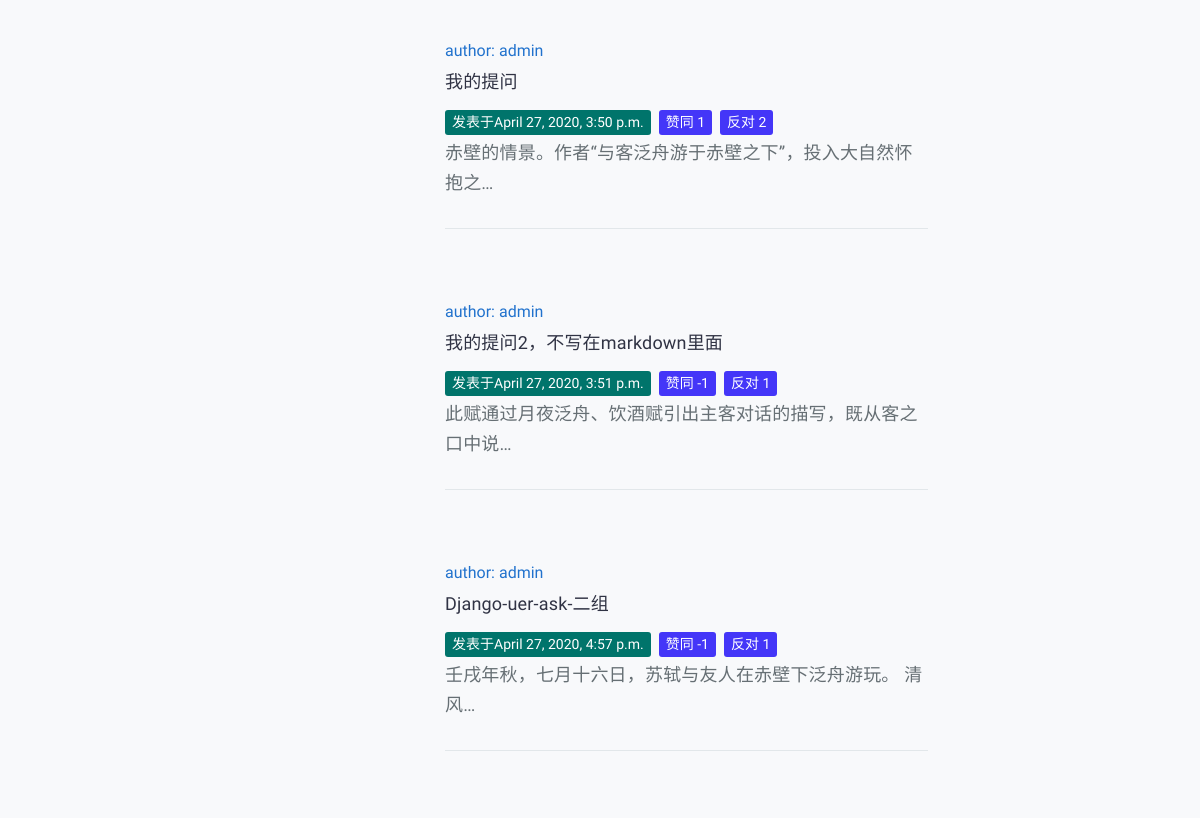
The page /question/my_center/ (signed in, middle part) on the database as committed earlier.
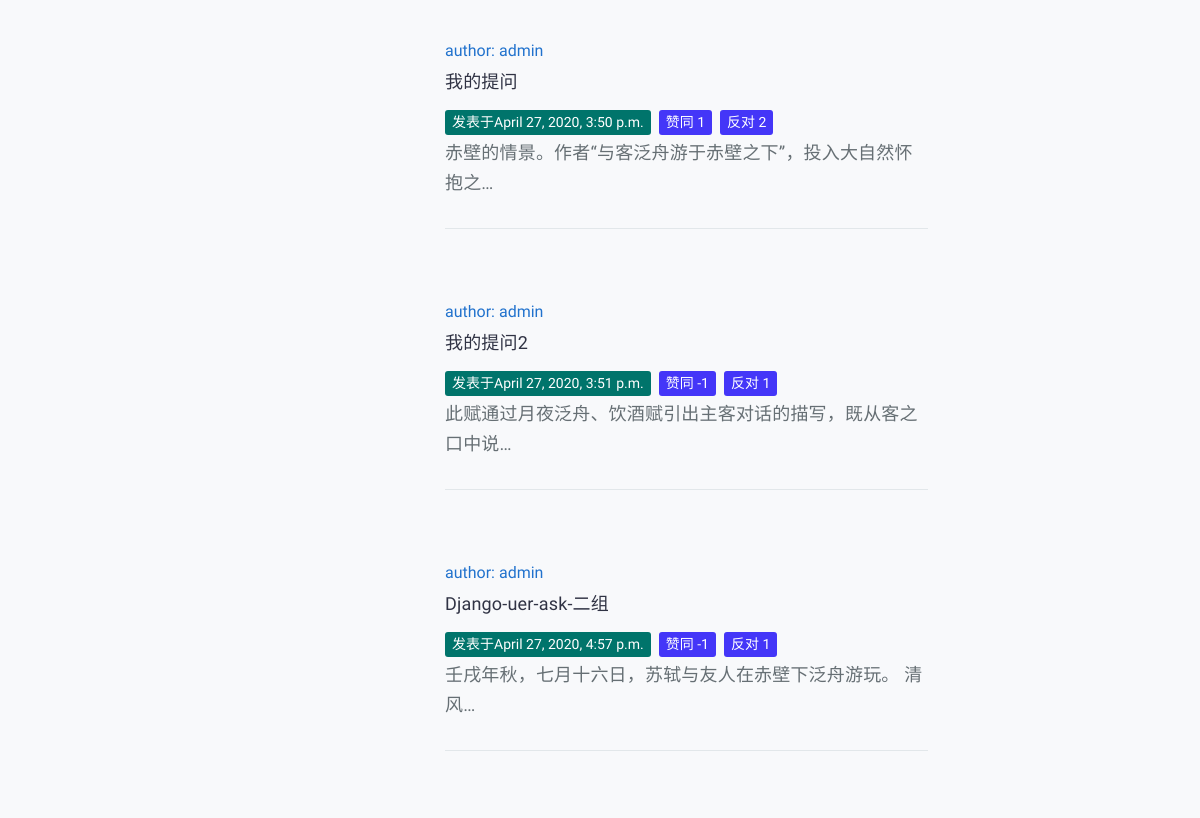
The same page on the database as committed later.
### QuestionApp/models.py (models this page shows, shortened)
class Question(models.Model):
    user = models.ForeignKey(User, verbose_name='提问者', related_name='questions',on_delete=models.CASCADE)
    questionTitle = models.CharField('问题标题', max_length=40, unique=True, blank=False)
    questionCategory = models.ForeignKey('CategoryApp.Category', verbose_name='板块名称', on_delete=models.CASCADE)
    questionDescription = models.TextField('详细描述')
    created=models.DateTimeField(default=timezone.now, verbose_name='发布日期')
    publishDate = models.DateTimeField(auto_now=True, verbose_name='更新日期')
    goodNum = models.IntegerField(default=0, verbose_name='赞数')
    badNum = models.IntegerField(default=0, verbose_name='反对数')
    grade = models.IntegerField(default=0, verbose_name='综合质量')
    collect = models.ManyToManyField(User, related_name='collect_question', verbose_name='收藏', blank=True)
    users_like = models.ManyToManyField(User, related_name="questions_like", blank=True)
    users_unlike = models.ManyToManyField(User, related_name="questions_unlike", blank=True)
    views = models.IntegerField(default=0, verbose_name="阅读次数")

### QuestionApp/views.py (the view)
# urls.py: path('my_center/',views.my_center,name='my_center'),
def my_center(request):
    username = request.user.username
    is_logged_in = True
    context = {
        'username': username,
        'is_logged_in': is_logged_in,
    }
    questions = request.user.questions.all()
    context['questions'] = questions
    return render(request, 'question/my_center.html', context=context)

### templates/question/my_center.html (shortened to what this page needs)
{% extends "index.html" %}
{% load static %}
{% block register %}
            {% load static %}
<div>
    <div class="col-sm-9">
        <main id="tt-pageContent" class="tt-offset-small">
            <div class="container">
                <div class="tt-topic-list">
                    {% block list %}
                    <div class="tt-list-header">
                        <div class="tt-col-topic text-center">
                        </div>
                    </div>
                </div>
                {% for question in questions %}
                <div class="tt-item">
                    <div class="tt-single-topic">
                        <div class="tt-item-header pt-noborder">
                            <div class="tt-item-header info-top">
                                <div class="tt-avater-title">
                                    <a href="#">author: {{ question.user }}</a>
                                </div>
                                <div class="tt-item-title">
                                    <a href="../{{question.id}}">{{question.questionTitle}}</a>
                                </div>
                                <div class="tt-item-tag">
                                    <ul class="tt-list-badge">
                                        <li><a href="#"><span
                                                    class="tt-color09 tt-badge">发表于{{ question.created }}</span></a></li>
                                        <li><a href="#"><span class="tt-color02 tt-badge">赞同 {{ question.goodNum }}</span></a></li>
                                        <li><a href="#"><span class="tt-color02 tt-badge">反对 {{ question.badNum }}</span></a></li>
                                    </ul>
                                </div>
                                <div class="tt-item-title">
                                    <p>{{ question.questionDescription | truncatechars:"30"}}</p>
                                </div>
                            </div>
                        </div>
                    </div>
                </div>
                {% endfor %}
                    {% endblock %}
            </div>
        </div>
    </main>
{% endblock %}

Rows that differ between the two databases and show on the page:
changed Question "此赋通过月夜泛舟、饮酒赋引出主客对话的描写，既从客之口中说…": questionTitle "我的提问2，不写在markdown里面" → "我的提问2"
